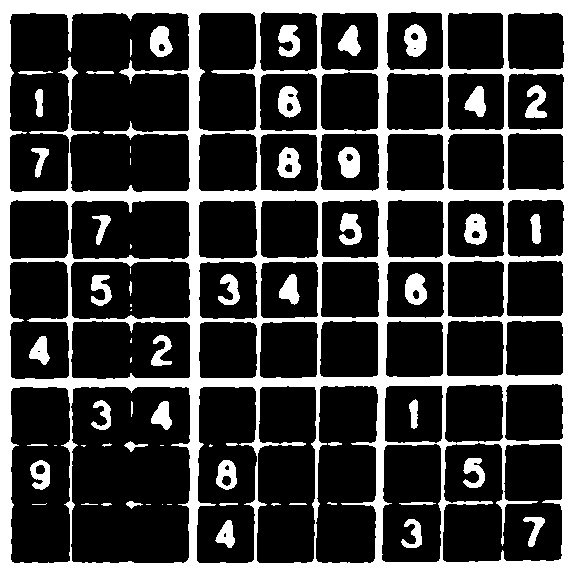
#> input picture Data/Processed1.jpg, 576 x 576 px, found by its file name
$ jupyter execute ContoursDetectionSoduku.ipynb
#> lines starting #> are read from the running program, lines starting #| are printed output that depends on the picture; after the words box and inside, x2 and y2 are one past the last pixel; in counts of white or black regions, pixels touching at a corner belong together
[cell 1]
import cv2
import numpy as np

[cell 2]
orginal_image = cv2.imread('Processed1.jpg')
#> orginal_image is the input picture: shape (576, 576, 3); min 0, max 255, mean 64.3

[cell 3]
image = orginal_image

[cell 4]
cv2.imshow("Original",image)
cv2.waitKey(0)
cv2.destroyAllWindows()

[cell 5]
gray = cv2.cvtColor(image, cv2.COLOR_BGR2GRAY)
edges = cv2.Canny(gray, 100, 170, apertureSize = 3)
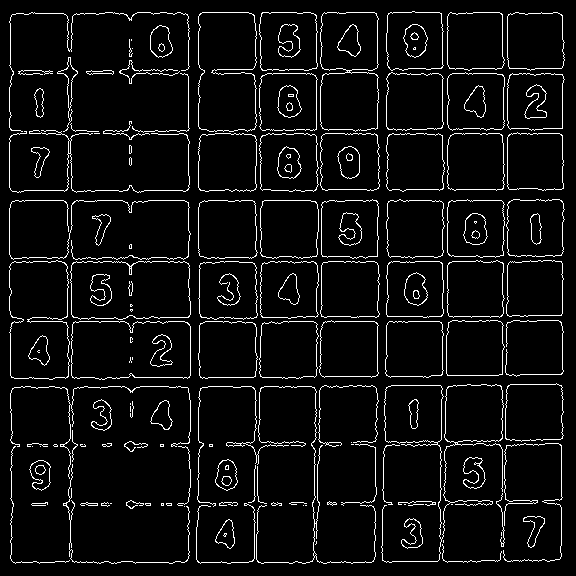
#> edges: shape (576, 576); 6% white in thin lines or dots

[cell 6]
cv2.imshow("edges",edges)
cv2.waitKey(0)
cv2.destroyAllWindows()

[cell 7]
contours, hierarchy = cv2.findContours(edges, cv2.RETR_TREE, cv2.CHAIN_APPROX_SIMPLE)
#> contours = 287 contours, 122 with area under 20; largest, box (x1, y1, x2, y2) and area: (70, 261, 191, 320) 6576, (71, 321, 191, 380) 6562, (71, 321, 191, 380) 6554, (70, 261, 191, 320) 6546, (9, 260, 70, 380) 6505
sorted_contours = sorted(contours, key=cv2.contourArea, reverse=True)[:130]
#> sorted_contours = 130 contours; largest, box (x1, y1, x2, y2) and area: (70, 261, 191, 320) 6576, (71, 321, 191, 380) 6562, (71, 321, 191, 380) 6554, (70, 261, 191, 320) 6546, (9, 260, 70, 380) 6505
approx_contours = []

for cnt in sorted_contours:
    approx = cv2.approxPolyDP(cnt, 0.02*cv2.arcLength(cnt,True),True)
    if len(approx)<=10:
        approx_contours.append(approx)
#> this loop made 130 passes
#> approx on passes 1, 11, 12, 13, 14, 15, 16, 17, 18, 19, 20, 21: [[71, 265], [73, 317], [190, 314], [184, 261]], [[199, 203], [200, 256], [256, 255], [254, 201]], [[200, 202], [252, 200], [256, 254], [200, 256]], [[202, 134], [199, 189], [255, 189], [255, 136]], [[202, 134], [255, 137], [253, 190], [198, 187]], [[262, 201], [261, 255], [316, 256], [316, 202]], [[264, 200], [317, 204], [315, 256], [260, 253]], [[321, 136], [322, 189], [378, 188], [376, 134]], [[325, 73], [378, 77], [375, 129], [321, 126]], [[321, 136], [374, 133], [379, 186], [323, 189]], [[262, 12], [261, 69], [316, 68], [316, 15]], [[324, 12], [376, 14], [376, 68], [321, 66]]
#> after the loop, approx_contours = 116 contours; largest, box (x1, y1, x2, y2) and area: (72, 321, 191, 379) 6241, (72, 321, 191, 379) 6186, (9, 262, 69, 378) 6137, (71, 261, 191, 318) 6052, (71, 261, 191, 318) 6042

[cell 8]
cv2.drawContours(image, approx_contours, -1, (0,255,0), 3)
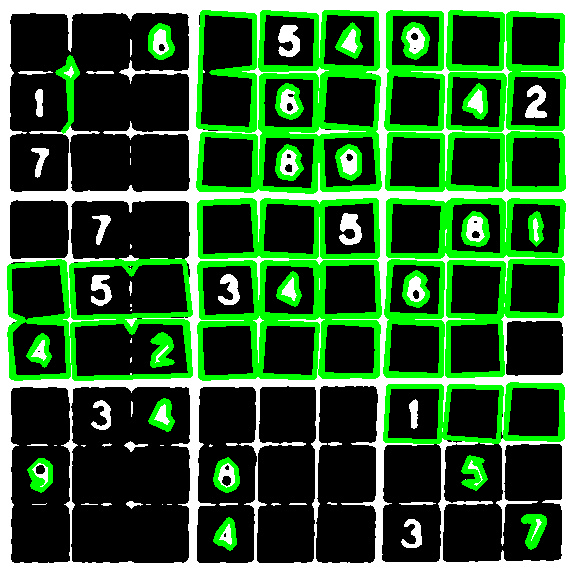
#> image: shape (576, 576, 3); 18.11% of pixels changed, all inside (x1, y1, x2, y2) = (7, 10, 566, 551)
cv2.imshow('Canny Edges After Contouring', image)
cv2.waitKey(0)
cv2.destroyAllWindows()

[cell 9]
len(approx_contours)
#> Out = 116

[cell 10]
def centroid(cnt):
    M = cv2.moments(cnt)
    cx = int(M['m10'] / M['m00'])
    cy = int(M['m01'] / M['m00'])
    return (cx,cy)

[cell 11]
for cnt in sorted_contours:
    cv2.circle(image,centroid(cnt),2,(255,255,0),-1)
#> this loop made 130 passes
#> (cx in centroid, cy in centroid) on passes 1 to 12: (129, 289), (130, 349), (130, 349), (129, 289), (38, 319), (38, 319), (226, 71), (226, 71), (348, 70), (443, 413), (226, 228), (226, 228)
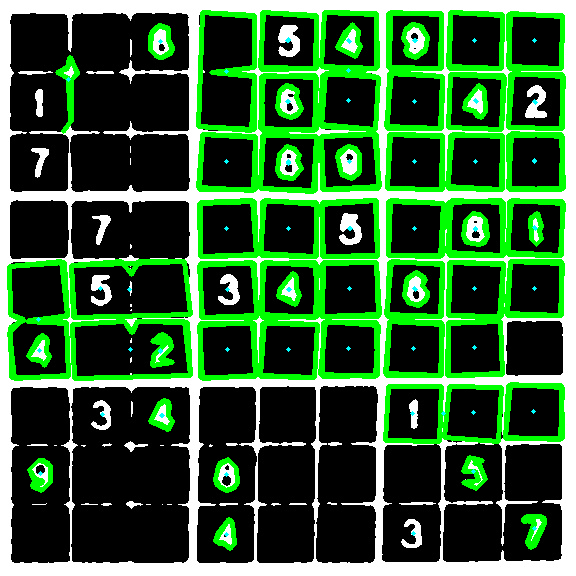
#> image: shape (576, 576, 3); 0.24% of pixels changed, all inside (x1, y1, x2, y2) = (36, 37, 538, 537)

[cell 12]
def sorting_contours_by_X(cnt):
    (cx,cy)=centroid(cnt)
    return cx

def sorting_contours_by_Y(cnt):
    (cx,cy)=centroid(cnt)
    return cy

[cell 13]
sorted_contours = sorted(sorted_contours, key=sorting_contours_by_X, reverse=False)
#> in sorting_contours_by_X, `(cx,cy)=centroid(cnt)`: cx = 129; cy = 289

[cell 14]
sorted_contours = sorted(sorted_contours, key=sorting_contours_by_Y, reverse=False)
#> in sorting_contours_by_Y, `(cx,cy)=centroid(cnt)`: cx = 38; cy = 319

[cell 15]
for c in sorted_contours[:82]:
    cv2.drawContours(image, [c], -1, (255,0,0), 3)
    (x, y, w, h) = cv2.boundingRect(c)
    cropped_contour =image[y:y + h, x:x + w]
    cv2.imshow('Contours by area',image)
    cv2.imshow('CroppedBox',cropped_contour)
    cv2.waitKey(0)
#> this loop made 82 passes
#> (x, y, w, h) on passes 1 to 12: (278, 24, 23, 34), (259, 12, 59, 59), (259, 12, 59, 59), (278, 24, 23, 34), (320, 12, 59, 59), (386, 11, 58, 60), (386, 11, 58, 60), (403, 24, 25, 34), (403, 24, 25, 34), (447, 12, 58, 59), (447, 12, 58, 59), (507, 12, 58, 59)
#> pass 1, `cropped_contour =image[y:y + h, x:x + w]`:
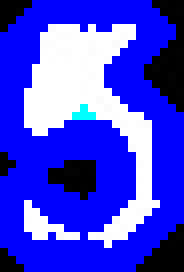
#> cropped_contour: shape (34, 23, 3) (shown 8 times larger); mean B, G, R 221.7, 65.2, 63.9
#> pass 1, `cv2.imshow('Contours by area',image)`:
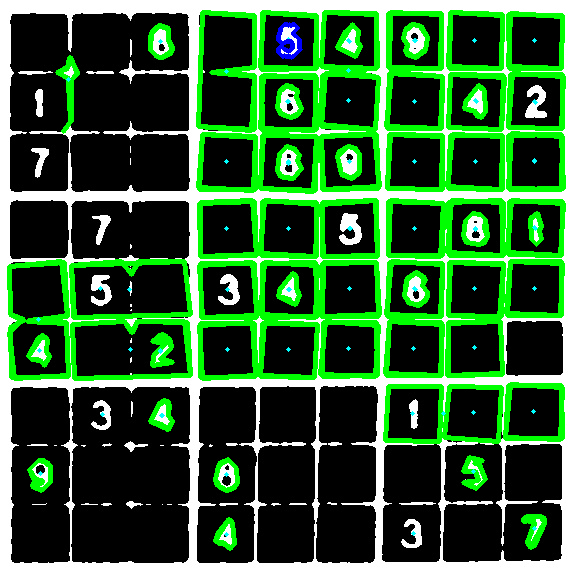
#> window 'Contours by area': shape (576, 576, 3); mean B, G, R 49.4, 95, 48.3
#> pass 2, `cropped_contour =image[y:y + h, x:x + w]`:
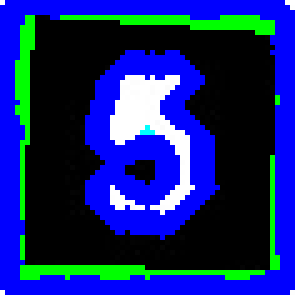
#> cropped_contour: shape (59, 59, 3) (shown 5 times larger); mean B, G, R 115.5, 36.3, 14.9
#> pass 2, `cv2.imshow('Contours by area',image)`:
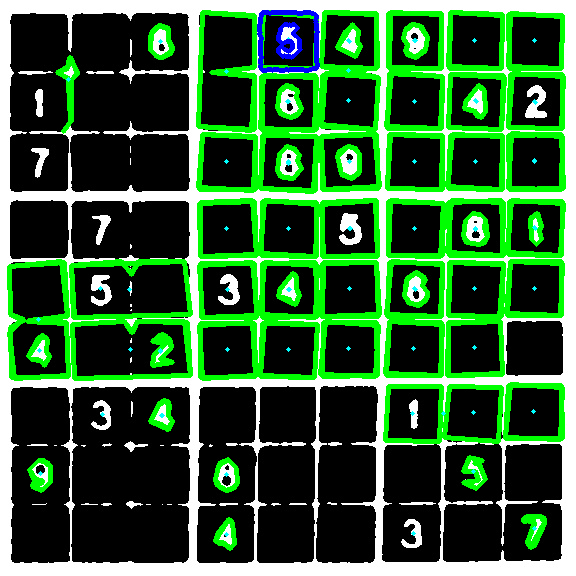
#> window 'Contours by area': shape (576, 576, 3); mean B, G, R 50.1, 94.2, 48.2
#> after the loop:
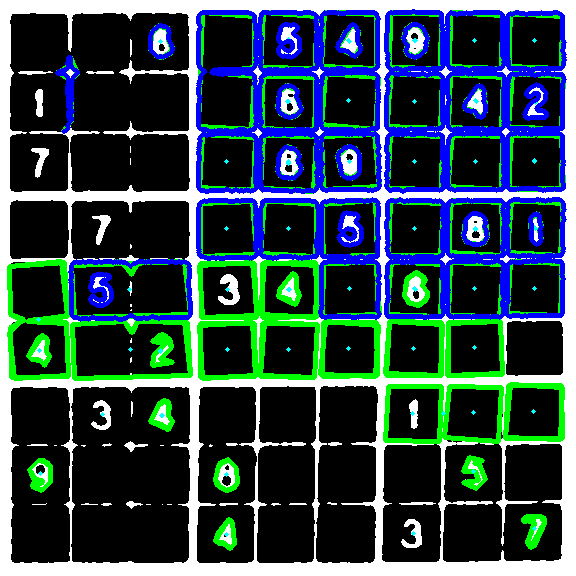
#> image: shape (576, 576, 3); 11.27% of pixels changed, all inside (x1, y1, x2, y2) = (55, 9, 567, 322)
cv2.destroyAllWindows()
